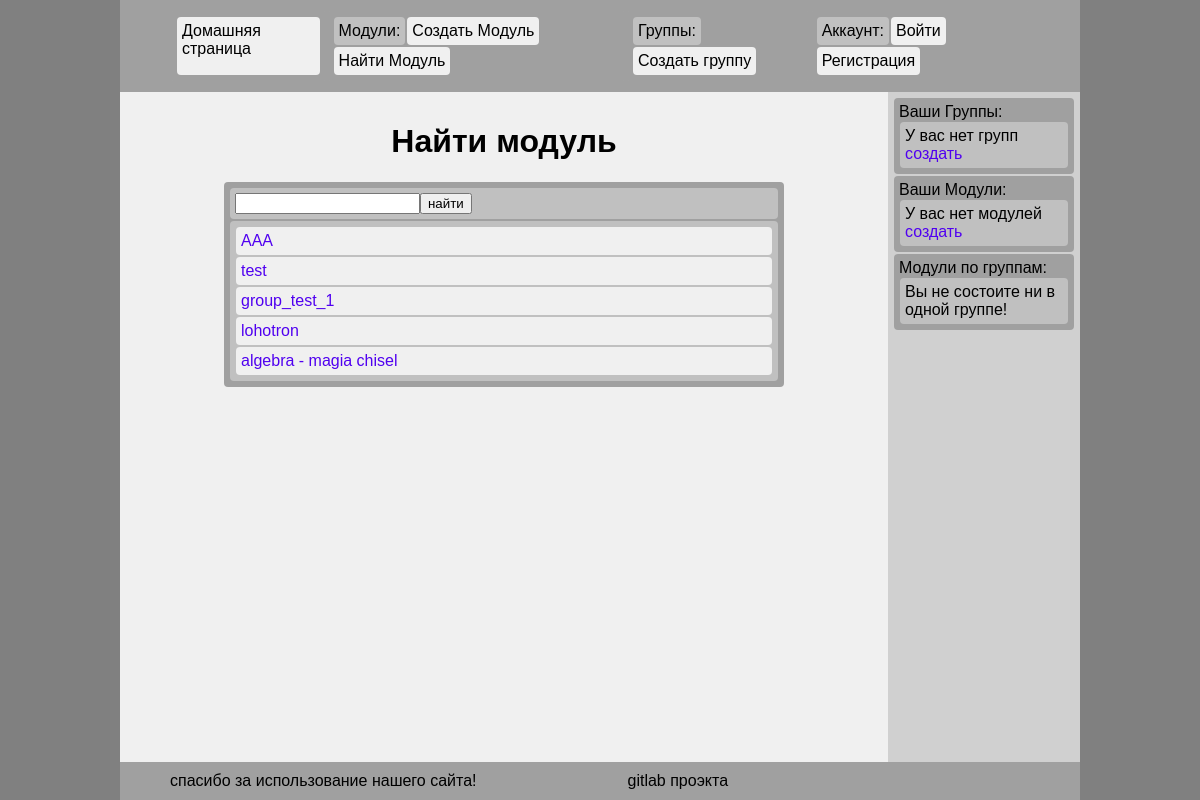
The page /tasks/ on the database as committed earlier.
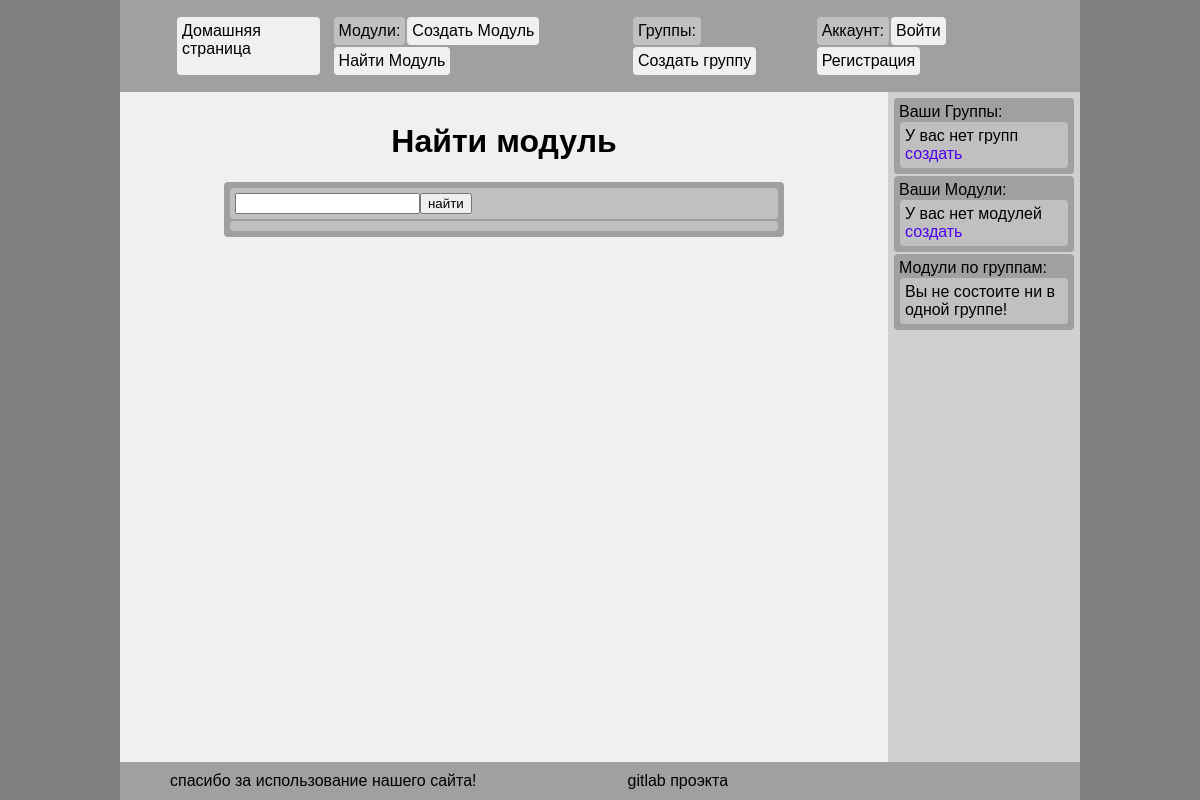
The same page on the database as committed later.
### tasks/models.py (models this page shows, shortened)
class Module(models.Model):
    name          = models.CharField(max_length=64, default="Новый модуль")
    author        = models.ForeignKey(User, on_delete=models.CASCADE)
    tasks         = models.ManyToManyField(Task, blank=True)
    creation_date = models.DateTimeField(auto_now_add=True)
    is_active     = models.BooleanField(default=True)
    is_public     = models.BooleanField(default=False)

### tasks/views.py (the view)
# urls.py: path('tasks/',                      tasks.FindModuleView),
def FindModuleView(request):
    context = get_base_context(request, 'Найти модуль')
    context['to_find'] = request.POST.get('to_search', "")
    if request.method == 'POST':
        context['to_show'] = sorted(Module.objects.filter(is_active=True,is_public=True, name__startswith=request.POST['to_search']), key=lambda m: m.creation_date, reverse=True)[:10]
    else:
        context['to_show'] = sorted(Module.objects.filter(is_active=True,is_public=True), key=lambda m: m.creation_date, reverse=True)[:10]
    return render(request, 'module_find.html', context)

### static/py/view.py (called while the page is built, shortened)
def get_base_context(request, pagename, buttonname=""):
    context = {}
    context['pagename']    = pagename
    context['buttonname']  = buttonname
    context['user']        = request.user
    context['all_modules'] = Module.objects.filter(is_public=True, is_active=True)
    return context

### tasks/templates/module_find.html (shortened to what this page needs)
{% extends './base.html' %}
{% block content %}
    <h1 align="center">{{pagename}}</h1>
    <form method="POST" id="form">
        <div class="flex-col bigbox" id="module_newtask_box">
            <div class="flex component2">
                <input name="to_search">
                <input type="submit" value="найти">
            </div>
            <div class="flex-col component2">
                {%for module in to_show%}
                <div class="flex component">
                    <a href="/tasks/{{module.id}}/">{{module.name}}</a>
                </div>
                {%endfor%}
            </div>
        </div>
    </form>
{% endblock %}

### static/templates/base.html (shortened to what this page needs)
<!DOCTYPE html>
{% load static %}
<html>
    <head>
        {% include './head.html' %}
    </head>
    <body class="flex flex-col">
        <header class="flex-sb">
            {% include './header.html' %}
        </header>
        <main class="flex-sb">
            <div id="content">
                {% block content %}
                {% endblock %}
            </div>
            <div id="sider" class="flex-col">
                {% include './sider.html' %}
            </div>
        </main>
        <footer class="flex-sb">
            {% include './footer.html' %}
        </footer>
    </body>
</html>

### static/templates/head.html (shortened to what this page needs)
{% load static %}
<head>
    <link rel="stylesheet" href="{% static 'css/common.css' %}" type="text/css">
</head>

### static/templates/header.html
<div class="box flex-wrap">
    <a class="component" href="/">Домашняя страница</a>
</div>
<div class="box flex-wrap">
    <a class="component2">Модули:</a>
    <a class="component" href="/tasks/create">Создать Модуль</a>
    <a class="component" href="/tasks/">Найти Модуль</a>
</div>
<div class="box flex-wrap">
    <a class="component2">Группы:</a>
    <a class="component" href="/groups/create">Создать группу</a>
</div>
<div class="box flex-wrap">
    <a class="component2">Аккаунт:</a>
        {% if request.user.is_authenticated %}
        <a class="component" href="/accounts/">{{user}}</a>
        <a class="component" href="/accounts/logout/">Выйти</a>
        {% else %}
        <a class="component" href="/accounts/login/">Войти</a>
        <a class="component" href="/accounts/register/">Регистрация</a>
        {% endif %}
</div>

### static/templates/sider.html (shortened to what this page needs)
<div class="box flex-col">
    Ваши Группы:
    {% if not my_groups %}
    <div class="component2">
        У вас нет групп <a href="/groups/create">создать</a>
    </div>
    {% endif %}
</div>
<div class="box flex-col">
    Ваши Модули:
    {% if not my_modules %}
    <div class="component2">
        У вас нет модулей <a href="/tasks/create">создать</a>
    </div>
    {% endif %}
</div>
<div class="flex-col box">
    Модули по группам:
    {% if not modules_groups %}
        <p class="component2">Вы не состоите ни в одной группе!</p>
    {% endif %}
</div>

### static/templates/footer.html (shortened to what this page needs)
<a>спасибо за использование нашего сайта!</a>
<a href="/https://gitlab.com/inanis-occisior/testing-sysem.git/">gitlab проэкта</a>

### static/css/common-base.css (style rules this page uses)
body { margin: auto; width: 80%; min-height:100%; }
html { font-family: Arial; background-color:#808080; height:100%; }
main { width: 100%; flex:1 1 0; }
footer, header { background-color: #A0A0A0; padding: 10px 50px; }
footer a:any-link, header a:any-link { color:#000000 }
a:any-link { color:#5000F0 }
a { text-decoration: none; }

### static/css/common-class.css (style rules this page uses)
div#content { background-color: #F0F0F0; padding: 10px 20px; width: 80%; }
div#sider { background-color: #D0D0D0; padding: 5px 5px; width: 20%; }
.component { border-radius: 4px; border-color: #F0F0F0; background-color: #F0F0F0; padding: 5px; margin: 1px; }
.component2 { border-radius: 4px; border-color: #C0C0C0; background-color: #C0C0C0; padding: 5px; margin: 1px; }
.box { border-radius: 4px; border-color: #A0A0A0; background-color: #A0A0A0; padding: 5px; margin: 1px; }
.bigbox { margin: auto; width: 550px; border-radius: 4px; border-color: #A0A0A0; background-color: #A0A0A0; padding: 5px; }

### static/css/common-flex.css (style rules this page uses)
.flex { display: flex; }
.flex-col { display: flex; flex-direction: column; }
.flex-sb { display: flex; justify-content: space-between; }
.flex-wrap { display: flex; flex-wrap: wrap; }

Rows that differ between the two databases and show on the page:
removed Module: name "AAA"
removed Module: name "test"
removed Module: name "group_test_1"
removed Module: name "lohotron"
removed Module: name "algebra - magia chisel"
